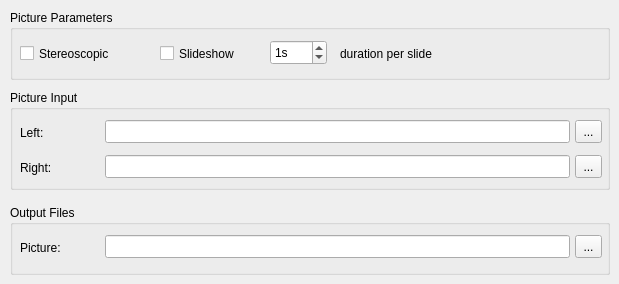
          <widget class="QWidget" name="page_1">
           <widget class="QGroupBox" name="inputPGroupBox">
            <property name="geometry">
             <rect>
              <x>10</x>
              <y>90</y>
              <width>600</width>
              <height>100</height>
             </rect>
            </property>
            <property name="title">
             <string>Picture Input</string>
            </property>
            <widget class="QLabel" name="pictureLeftLabel">
             <property name="geometry">
              <rect>
               <x>10</x>
               <y>30</y>
               <width>80</width>
               <height>25</height>
              </rect>
             </property>
             <property name="sizePolicy">
              <sizepolicy hsizetype="Preferred" vsizetype="Fixed">
               <horstretch>0</horstretch>
               <verstretch>25</verstretch>
              </sizepolicy>
             </property>
             <property name="minimumSize">
              <size>
               <width>0</width>
               <height>25</height>
              </size>
             </property>
             <property name="text">
              <string>Left:</string>
             </property>
            </widget>
            <widget class="QLineEdit" name="pictureLeftEdit">
             <property name="geometry">
              <rect>
               <x>95</x>
               <y>30</y>
               <width>465</width>
               <height>23</height>
              </rect>
             </property>
             <property name="sizePolicy">
              <sizepolicy hsizetype="Expanding" vsizetype="Fixed">
               <horstretch>0</horstretch>
               <verstretch>25</verstretch>
              </sizepolicy>
             </property>
             <property name="readOnly">
              <bool>true</bool>
             </property>
            </widget>
            <widget class="QToolButton" name="pictureLeftButton">
             <property name="geometry">
              <rect>
               <x>565</x>
               <y>30</y>
               <width>27</width>
               <height>23</height>
              </rect>
             </property>
             <property name="sizePolicy">
              <sizepolicy hsizetype="Fixed" vsizetype="Fixed">
               <horstretch>27</horstretch>
               <verstretch>25</verstretch>
              </sizepolicy>
             </property>
             <property name="text">
              <string notr="true">...</string>
             </property>
            </widget>
            <widget class="QLabel" name="pictureRightLabel">
             <property name="geometry">
              <rect>
               <x>10</x>
               <y>65</y>
               <width>80</width>
               <height>25</height>
              </rect>
             </property>
             <property name="sizePolicy">
              <sizepolicy hsizetype="Preferred" vsizetype="Fixed">
               <horstretch>0</horstretch>
               <verstretch>25</verstretch>
              </sizepolicy>
             </property>
             <property name="minimumSize">
              <size>
               <width>0</width>
               <height>25</height>
              </size>
             </property>
             <property name="text">
              <string>Right:</string>
             </property>
            </widget>
            <widget class="QLineEdit" name="pictureRightEdit">
             <property name="geometry">
              <rect>
               <x>95</x>
               <y>65</y>
               <width>465</width>
               <height>23</height>
              </rect>
             </property>
             <property name="sizePolicy">
              <sizepolicy hsizetype="Expanding" vsizetype="Fixed">
               <horstretch>0</horstretch>
               <verstretch>25</verstretch>
              </sizepolicy>
             </property>
             <property name="readOnly">
              <bool>true</bool>
             </property>
            </widget>
            <widget class="QToolButton" name="pictureRightButton">
             <property name="geometry">
              <rect>
               <x>565</x>
               <y>65</y>
               <width>27</width>
               <height>23</height>
              </rect>
             </property>
             <property name="sizePolicy">
              <sizepolicy hsizetype="Fixed" vsizetype="Fixed">
               <horstretch>27</horstretch>
               <verstretch>25</verstretch>
              </sizepolicy>
             </property>
             <property name="text">
              <string notr="true">...</string>
             </property>
            </widget>
           </widget>
           <widget class="QGroupBox" name="mxfOutPGroupBox">
            <property name="geometry">
             <rect>
              <x>10</x>
              <y>205</y>
              <width>600</width>
              <height>70</height>
             </rect>
            </property>
            <property name="title">
             <string>Output Files</string>
            </property>
            <widget class="QLabel" name="pMxfOutLabel">
             <property name="geometry">
              <rect>
               <x>10</x>
               <y>30</y>
               <width>80</width>
               <height>25</height>
              </rect>
             </property>
             <property name="sizePolicy">
              <sizepolicy hsizetype="Preferred" vsizetype="Fixed">
               <horstretch>0</horstretch>
               <verstretch>25</verstretch>
              </sizepolicy>
             </property>
             <property name="minimumSize">
              <size>
               <width>0</width>
               <height>25</height>
              </size>
             </property>
             <property name="text">
              <string>Picture:</string>
             </property>
            </widget>
            <widget class="QToolButton" name="pMxfOutButton">
             <property name="geometry">
              <rect>
               <x>565</x>
               <y>30</y>
               <width>27</width>
               <height>23</height>
              </rect>
             </property>
             <property name="sizePolicy">
              <sizepolicy hsizetype="Fixed" vsizetype="Fixed">
               <horstretch>27</horstretch>
               <verstretch>25</verstretch>
              </sizepolicy>
             </property>
             <property name="text">
              <string notr="true">...</string>
             </property>
            </widget>
            <widget class="QLineEdit" name="pMxfOutEdit">
             <property name="geometry">
              <rect>
               <x>95</x>
               <y>30</y>
               <width>465</width>
               <height>23</height>
              </rect>
             </property>
             <property name="sizePolicy">
              <sizepolicy hsizetype="Expanding" vsizetype="Fixed">
               <horstretch>0</horstretch>
               <verstretch>25</verstretch>
              </sizepolicy>
             </property>
             <property name="readOnly">
              <bool>true</bool>
             </property>
            </widget>
           </widget>
           <widget class="QGroupBox" name="pictureParametersGroupBox">
            <property name="geometry">
             <rect>
              <x>10</x>
              <y>10</y>
              <width>600</width>
              <height>70</height>
             </rect>
            </property>
            <property name="title">
             <string>Picture Parameters</string>
            </property>
            <widget class="QCheckBox" name="mxfStereoscopicCheckBox">
             <property name="geometry">
              <rect>
               <x>10</x>
               <y>30</y>
               <width>130</width>
               <height>27</height>
              </rect>
             </property>
             <property name="text">
              <string>Stereoscopic</string>
             </property>
            </widget>
            <widget class="QCheckBox" name="mxfSlideCheckBox">
             <property name="geometry">
              <rect>
               <x>150</x>
               <y>30</y>
               <width>100</width>
               <height>27</height>
              </rect>
             </property>
             <property name="text">
              <string>Slideshow</string>
             </property>
            </widget>
            <widget class="QSpinBox" name="mxfSlideSpinBox">
             <property name="geometry">
              <rect>
               <x>260</x>
               <y>30</y>
               <width>57</width>
               <height>25</height>
              </rect>
             </property>
             <property name="suffix">
              <string notr="true">s</string>
             </property>
             <property name="prefix">
              <string notr="true"/>
             </property>
             <property name="maximum">
              <number>300</number>
             </property>
             <property name="value">
              <number>1</number>
             </property>
            </widget>
            <widget class="QLabel" name="mxfSlideDurationLabel">
             <property name="geometry">
              <rect>
               <x>330</x>
               <y>30</y>
               <width>141</width>
               <height>27</height>
              </rect>
             </property>
             <property name="text">
              <string>duration per slide</string>
             </property>
            </widget>
           </widget>
          </widget>
